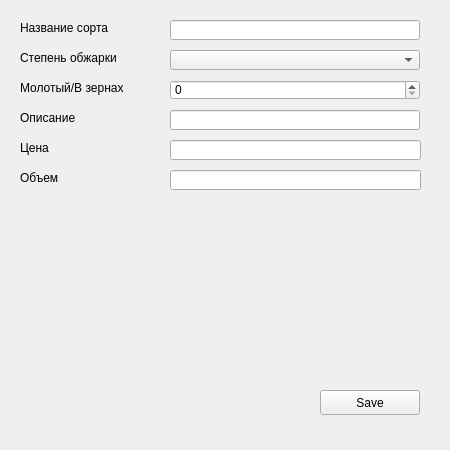
<?xml version="1.0" encoding="UTF-8"?>
<ui version="4.0">
 <class>Form</class>
 <widget class="QWidget" name="Form">
  <property name="geometry">
   <rect>
    <x>0</x>
    <y>0</y>
    <width>450</width>
    <height>450</height>
   </rect>
  </property>
  <property name="windowTitle">
   <string>Form</string>
  </property>
  <widget class="QLineEdit" name="NameLineEdit">
   <property name="geometry">
    <rect>
     <x>170</x>
     <y>20</y>
     <width>250</width>
     <height>20</height>
    </rect>
   </property>
  </widget>
  <widget class="QComboBox" name="GradeComboBox">
   <property name="geometry">
    <rect>
     <x>170</x>
     <y>50</y>
     <width>250</width>
     <height>20</height>
    </rect>
   </property>
  </widget>
  <widget class="QSpinBox" name="StatusSpinBox">
   <property name="geometry">
    <rect>
     <x>170</x>
     <y>80</y>
     <width>250</width>
     <height>20</height>
    </rect>
   </property>
   <property name="maximum">
    <number>1</number>
   </property>
  </widget>
  <widget class="QLineEdit" name="DescriptionLineEdit">
   <property name="geometry">
    <rect>
     <x>170</x>
     <y>110</y>
     <width>250</width>
     <height>20</height>
    </rect>
   </property>
  </widget>
  <widget class="QLineEdit" name="PriceLineEdit">
   <property name="geometry">
    <rect>
     <x>170</x>
     <y>140</y>
     <width>251</width>
     <height>20</height>
    </rect>
   </property>
  </widget>
  <widget class="QLineEdit" name="VolumeLineEdit">
   <property name="geometry">
    <rect>
     <x>170</x>
     <y>170</y>
     <width>251</width>
     <height>20</height>
    </rect>
   </property>
  </widget>
  <widget class="QPushButton" name="SaveButton">
   <property name="geometry">
    <rect>
     <x>320</x>
     <y>390</y>
     <width>100</width>
     <height>25</height>
    </rect>
   </property>
   <property name="text">
    <string>Save</string>
   </property>
  </widget>
  <widget class="QLabel" name="ErrorLabel">
   <property name="geometry">
    <rect>
     <x>20</x>
     <y>420</y>
     <width>421</width>
     <height>16</height>
    </rect>
   </property>
   <property name="text">
    <string/>
   </property>
  </widget>
  <widget class="QLabel" name="label">
   <property name="geometry">
    <rect>
     <x>20</x>
     <y>170</y>
     <width>141</width>
     <height>16</height>
    </rect>
   </property>
   <property name="text">
    <string>Объем</string>
   </property>
  </widget>
  <widget class="QLabel" name="label_2">
   <property name="geometry">
    <rect>
     <x>20</x>
     <y>140</y>
     <width>141</width>
     <height>16</height>
    </rect>
   </property>
   <property name="text">
    <string>Цена</string>
   </property>
  </widget>
  <widget class="QLabel" name="label_3">
   <property name="geometry">
    <rect>
     <x>20</x>
     <y>110</y>
     <width>101</width>
     <height>16</height>
    </rect>
   </property>
   <property name="text">
    <string>Описание</string>
   </property>
  </widget>
  <widget class="QLabel" name="label_4">
   <property name="geometry">
    <rect>
     <x>20</x>
     <y>80</y>
     <width>111</width>
     <height>16</height>
    </rect>
   </property>
   <property name="text">
    <string>Молотый/В зернах</string>
   </property>
  </widget>
  <widget class="QLabel" name="label_5">
   <property name="geometry">
    <rect>
     <x>20</x>
     <y>50</y>
     <width>141</width>
     <height>16</height>
    </rect>
   </property>
   <property name="text">
    <string>Степень обжарки</string>
   </property>
  </widget>
  <widget class="QLabel" name="label_6">
   <property name="geometry">
    <rect>
     <x>20</x>
     <y>20</y>
     <width>141</width>
     <height>16</height>
    </rect>
   </property>
   <property name="text">
    <string>Название сорта</string>
   </property>
  </widget>
 </widget>
 <resources/>
 <connections/>
</ui>
